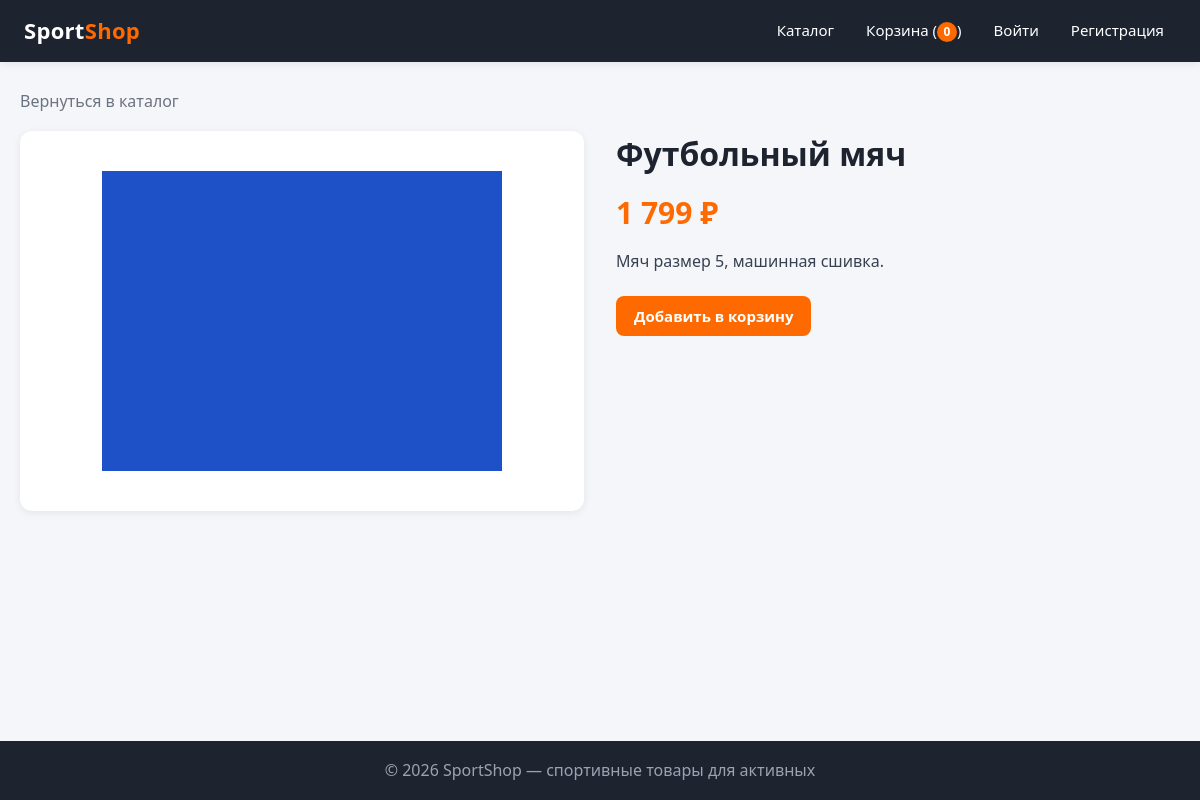
The app's page /product/2 with its own data.
### tables this page shows
CREATE TABLE IF NOT EXISTS products (
    id          INT AUTO_INCREMENT PRIMARY KEY,
    name        VARCHAR(255)        NOT NULL,
    price       DECIMAL(10, 2)      NOT NULL,
    stock       INT                 NOT NULL DEFAULT 0,
    description TEXT                NULL,
    image       VARCHAR(255)        NULL,
    created_at  DATETIME DEFAULT CURRENT_TIMESTAMP,
    updated_at  DATETIME DEFAULT CURRENT_TIMESTAMP ON UPDATE CURRENT_TIMESTAMP,
    INDEX idx_products_name (name)
);

### core/View.php (called while the page is built, shortened)
<?php
class View
{
    public static function render(string $template, array $data = []): string
    {
        $file = APP_ROOT . '/views/' . $template . '.php';
        extract($data, EXTR_SKIP);
        include $file;
        $content = (string)ob_get_clean();
        if ($template !== 'layout' && !empty($data['useLayout'] ?? true) && $template !== '404embed') {
            $content = self::renderRaw('layout', ['pageTitle' => $data['pageTitle'] ?? 'SportShop',
                                                  'content'   => $content] + $data);
        }
        return $content;
    }
    private static function renderRaw(string $template, array $data = []): string
    {
        $file = APP_ROOT . '/views/' . $template . '.php';
        extract($data, EXTR_SKIP);
        include $file;
        return (string)ob_get_clean();
    }
    public static function renderPage(string $template, array $data = []): void
    {
        Response::html(self::render($template, $data));
    }
}

### controllers/PageController.php (called while the page is built, shortened)
<?php
class PageController extends Controller
{
    private ProductModel $products;
    public function __construct()
    {
        $this->products = new ProductModel();
    }
    public function product(int $id): void
    {
        $product = $this->products->find($id);
        View::renderPage('product', [
            'pageTitle' => 'SportShop — ' . $product['name'],
            'p'         => $product,
        ]);
    }
}

### public/index.php (called while the page is built, shortened)
<?php
spl_autoload_register(function (string $class): void {
    foreach (['core', 'models', 'controllers', 'helpers'] as $dir) {
        $file = APP_ROOT . '/' . $dir . '/' . $class . '.php';
        if (is_file($file)) {
            return;
        }
    }
});
$uri    = parse_url($_SERVER['REQUEST_URI'] ?? '/', PHP_URL_PATH);
$method = $_SERVER['REQUEST_METHOD'] ?? 'GET';
(new Router())->dispatch($method, $uri);

### core/Database.php (called while the page is built)
<?php
class Database
{
    private static ?PDO $pdo = null;
    public static function pdo(): PDO
    {
        if (self::$pdo !== null) {
            return self::$pdo;
        }
        $cfg    = App::config('db');
        $driver = $cfg['driver'] ?? 'mysql';
        try {
            if ($driver === 'sqlite') {
                $dsn = 'sqlite:' . $cfg['sqlite_path'];
                $pdo = new PDO($dsn);
            } else {
                $dsn = sprintf(
                    'mysql:host=%s;port=%s;dbname=%s;charset=%s',
                    $cfg['host'], $cfg['port'], $cfg['dbname'], $cfg['charset']
                );
                $pdo = new PDO($dsn, $cfg['user'], $cfg['password']);
            }
            $pdo->setAttribute(PDO::ATTR_ERRMODE, PDO::ERRMODE_EXCEPTION);
            $pdo->setAttribute(PDO::ATTR_DEFAULT_FETCH_MODE, PDO::FETCH_ASSOC);
            $pdo->setAttribute(PDO::ATTR_EMULATE_PREPARES, false);
            self::$pdo = $pdo;
            return $pdo;
        } catch (PDOException $e) {
            Response::json([
                'detail' => 'Ошибка подключения к базе данных (' . $driver . '): ' . $e->getMessage(),
                'hint'   => 'Проверьте, что OpenServer запущен (MySQL), БД sportshop импортирована '
                          . 'через phpMyAdmin (database/schema.sql), а доступные настройки — в config/config.php.',
            ], 500);
        }
    }
}

### models/BaseModel.php (called while the page is built)
<?php
abstract class BaseModel
{
    protected function pdo(): PDO
    {
        return Database::pdo();
    }
}

### models/ProductModel.php (called while the page is built, shortened)
<?php
class ProductModel extends BaseModel
{
    private static function serialize(array $row, array $extraImages = []): array
    {
        return [
            'id'          => (int)$row['id'],
            'name'        => $row['name'],
            'price'       => (float)$row['price'],
            'description' => $row['description'] ?? '',
            'image'       => $row['image'],
            'extra_images' => $extraImages,
        ];
    }
    public function find(int $id): ?array
    {
        $stmt = $this->pdo()->prepare('SELECT * FROM products WHERE id = :id');
        $stmt->execute([':id' => $id]);
        $row = $stmt->fetch();
        return self::serialize($row, $this->extraImages($id));
    }
    public function extraImages(int $productId): array
    {
        $stmt = $this->pdo()->prepare(
            'SELECT filename FROM product_images WHERE product_id = :id ORDER BY sort_order, id'
        );
        $stmt->execute([':id' => $productId]);
        return array_column($stmt->fetchAll(), 'filename');
    }
}

### views/product.php (the view, shortened to what this page needs)
<?php
$e = fn ($v) => htmlspecialchars((string)$v, ENT_QUOTES);
$p = $p ?? [];
$images = array_values(array_filter(array_merge([$p['image'] ?? null], $p['extra_images'] ?? [])));
?>
<a class="back-link" href="/">Вернуться в каталог</a>
<div class="product-page">
    <div class="gallery">
        <div class="main-img">
            <?php if ($images): ?>
                <img id="main-img" src="/images/products/<?= $e($images[0]) ?>" alt="<?= $e($p['name']) ?>">
            <?php else: ?>
                <span style="color:#9ca3af">Нет фото</span>
            <?php endif; ?>
        </div>
    </div>
    <div class="product-info">
        <h1><?= $e($p['name']) ?></h1>
        <div class="price"><?= number_format((float)$p['price'], 0, '', ' ') ?> ₽</div>
        <div class="description"><?= $e($p['description'] ?: 'Описание отсутствует.') ?></div>
        <button class="btn" data-label="Добавить в корзину"
                data-product='<?= json_encode(["id"=>$p["id"],"name"=>$p["name"],"price"=>$p["price"],"image"=>$p["image"]], JSON_UNESCAPED_UNICODE) ?>'>Добавить в корзину</button>
    </div>
</div>

### views/layout.php (shortened to what this page needs)
<?php
$__user = $_SESSION['user'] ?? null;
?>
<!DOCTYPE html>
<html lang="ru">
<head>
    <link rel="stylesheet" href="/style.css">
</head>
<body>
<header>
    <a class="logo" href="/">Sport<span>Shop</span></a>
    <nav>
        <a href="/">Каталог</a>
        <a href="/cart">Корзина (<span class="cart-count">0</span>)</a>
        <?php if ($__user): ?>
            <?php if (in_array($__user['role'] ?? '', ['manager', 'admin'], true)): ?>
                <a href="/admin">Админка</a>
            <?php endif; ?>
            <a href="/account"><?= htmlspecialchars($__user['username'], ENT_QUOTES) ?></a>
            <a href="/logout">Выйти</a>
        <?php else: ?>
            <a href="/login">Войти</a>
            <a href="/register">Регистрация</a>
        <?php endif; ?>
    </nav>
</header>
<main>
<?= $content ?>
</main>
<footer>© 2026 SportShop — спортивные товары для активных</footer>
</body>
</html>

### core/Router.php (shortened to what this page needs)
<?php
class Router
{
    private array $routes = [];
    public function __construct()
    {
        $this->add('GET', '/product/{id}',     fn ($p) => (new PageController())->product((int)$p['id']));
    }
    public function add(string $method, string $pattern, callable $handler): void
    {
        $this->routes[$method][] = [$pattern, $handler];
    }
    public function dispatch(string $method, string $uri): void
    {
        $uri  = rtrim(rawurldecode($uri), '/') ?: '/';
        foreach ($this->routes[$method] ?? [] as [$pattern, $handler]) {
            $regex = preg_quote($pattern, '#');
            $regex = preg_replace('#\\\\\{(\w+)\\\\\}#', '(?P<$1>[^/]+)', $regex);
            if (preg_match('#^' . $regex . '$#iu', $uri, $m)) {
                $params = array_filter($m, 'is_string', ARRAY_FILTER_USE_KEY);
                $handler($params);
                return;
            }
        }
    }
}

### public/style.css (style rules this page uses)
* { box-sizing: border-box; margin: 0; padding: 0; }
:root { --accent: #ff6a00; --accent-dark: #e05500; --dark: #1d2430; --gray: #6b7280; --bg: #f4f6f9; --card: #ffffff; --border: #e5e7eb; --radius: 12px; --shadow-sm: 0 1px 4px rgba(0,0,0,.06); --shadow-md: 0 2px 8px rgba(0,0,0,.07); --shadow-lg: 0 8px 24px rgba(0,0,0,.12); }
html { scroll-behavior: smooth; }
body { font-family: "Segoe UI", Roboto, Arial, sans-serif; background: var(--bg); color: var(--dark); min-height: 100vh; display: flex; flex-direction: column; line-height: 1.45; }
a { color: inherit; text-decoration: none; }
img { max-width: 100%; display: block; }
header { background: var(--dark); color: #fff; padding: 14px 24px; display: flex; align-items: center; gap: 20px; flex-wrap: wrap; position: sticky; top: 0; z-index: 10; box-shadow: var(--shadow-md); }
header .logo { font-size: 22px; font-weight: 700; letter-spacing: .3px; }
header .logo span { color: var(--accent); }
header nav { display: flex; gap: 8px; margin-left: auto; flex-wrap: wrap; }
header nav a { padding: 6px 12px; border-radius: 8px; transition: background .2s, color .2s; font-size: 15px; }
.cart-count { display: inline-block; min-width: 20px; text-align: center; background: var(--accent); color: #fff; border-radius: 10px; font-size: 12px; font-weight: 700; padding: 1px 6px; vertical-align: middle; }
.btn { display: inline-block; background: var(--accent); color: #fff; border: none; padding: 10px 18px; border-radius: 8px; font-size: 15px; font-family: inherit; font-weight: 600; cursor: pointer; transition: background .2s, transform .1s, box-shadow .2s; text-align: center; }
main { flex: 1; width: 100%; max-width: 1200px; margin: 0 auto; padding: 28px 20px; }
.back-link { display: inline-block; margin-bottom: 18px; color: var(--gray); transition: color .2s; }
.product-page { display: grid; grid-template-columns: 1fr 1fr; gap: 32px; }
.gallery .main-img { background: #fff; border-radius: var(--radius); overflow: hidden; box-shadow: var(--shadow-md); height: 380px; display: flex; align-items: center; justify-content: center; }
.gallery .main-img img { max-height: 100%; object-fit: contain; }
.product-info h1 { margin-bottom: 10px; }
.product-info .price { font-size: 30px; color: var(--accent); font-weight: 800; margin: 14px 0; }
.product-info .description { color: #374151; line-height: 1.6; margin-bottom: 22px; white-space: pre-wrap; }
footer { background: var(--dark); color: #9ca3af; text-align: center; padding: 18px; margin-top: 30px; }

### records on screen
products: image (picture), name "Футбольный мяч", price "1 799", description "Мяч размер 5, машинная сшивка."
